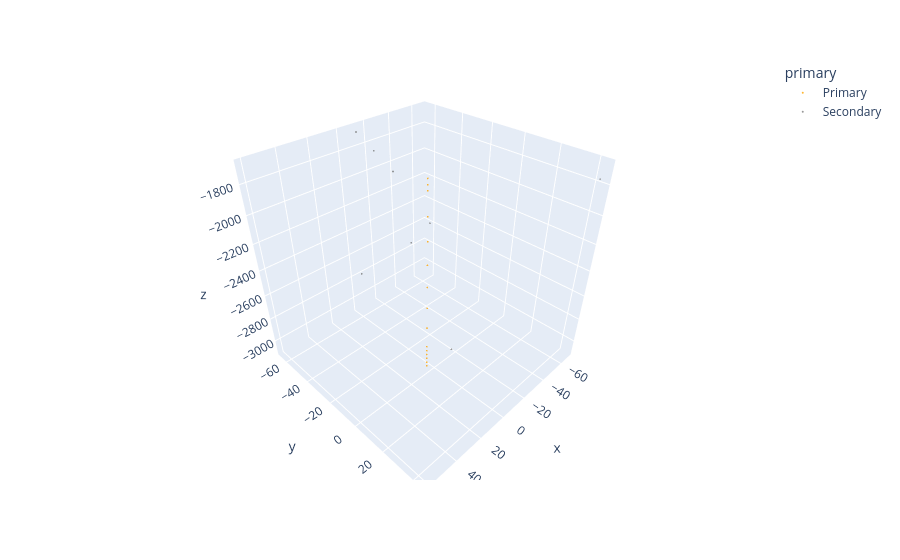

Here is the notebook cell this chart was saved with:
### Code cell
import plotly.express as px

fig = px.scatter_3d(
    long_df,
    x="x",
    y="y",
    z="z",
    color="primary",
    color_discrete_map={
        "Primary": "orange",
        "Secondary": "gray"
    },
    opacity=0.8,
    hover_name="name"

)

fig.update_traces(marker=dict(size=1))
fig.show()

### Figure 1 — Plotly figure (JSON) as saved in the notebook; plotly's stock layout.template omitted (floating-point values rounded to 4 significant figures)
{"data": [{"hovertemplate": "<b>%{hovertext}</b><br><br>primary=Primary<br>x=%{x}<br>y=%{y}<br>z=%{z}<extra></extra>", "hovertext": ["mu-", "mu-", "mu-", "mu-", "mu-", "mu-", "mu-", "mu-", "mu-", "mu-", "mu-", "mu-", "mu-", "mu-", "mu-"], "legendgroup": "Primary", "marker": {"color": "orange", "opacity": 0.8, "size": 1, "symbol": "circle"}, "mode": "markers", "name": "Primary", "scene": "scene", "showlegend": true, "type": "scatter3d", "x": [5.031, 5.031, 5.01, 4.99, 4.969, 4.948, 4.844, 4.719, 4.615, 4.49, 4.407, 4.345, 4.282, 4.282, 4.262], "y": [-1.447, -1.447, -1.447, -1.447, -1.447, -1.47, -1.515, -1.584, -1.652, -1.675, -1.698, -1.743, -1.812, -1.835, -1.857], "z": [-3088.0, -3052.0, -3016.0, -2980.0, -2944.0, -2908.0, -2744.0, -2580.0, -2416.0, -2252.0, -2088.0, -1924.0, -1766.0, -1730.0, -1694.0]}, {"hovertemplate": "<b>%{hovertext}</b><br><br>primary=Secondary<br>x=%{x}<br>y=%{y}<br>z=%{z}<extra></extra>", "hovertext": ["e-", "e-", "e-", "e-", "e+", "e-", "e-", "e-"], "legendgroup": "Secondary", "marker": {"color": "gray", "opacity": 0.8, "size": 1, "symbol": "circle"}, "mode": "markers", "name": "Secondary", "scene": "scene", "showlegend": true, "type": "scatter3d", "x": [-67.62, 1.162, -4.89, -10.92, 59.69, 8.234, 11.19, -3.892], "y": [43.38, -26.41, -45.63, -64.94, 11.09, 2.862, -6.281, 8.881], "z": [-1766.0, -1766.0, -1730.0, -1694.0, -1924.0, -1924.0, -2088.0, -2908.0]}], "layout": {"legend": {"title": {"text": "primary"}, "tracegroupgap": 0}, "margin": {"t": 60}, "scene": {"domain": {"x": [0, 1], "y": [0, 1]}, "xaxis": {"title": {"text": "x"}}, "yaxis": {"title": {"text": "y"}}, "zaxis": {"title": {"text": "z"}}}}}
